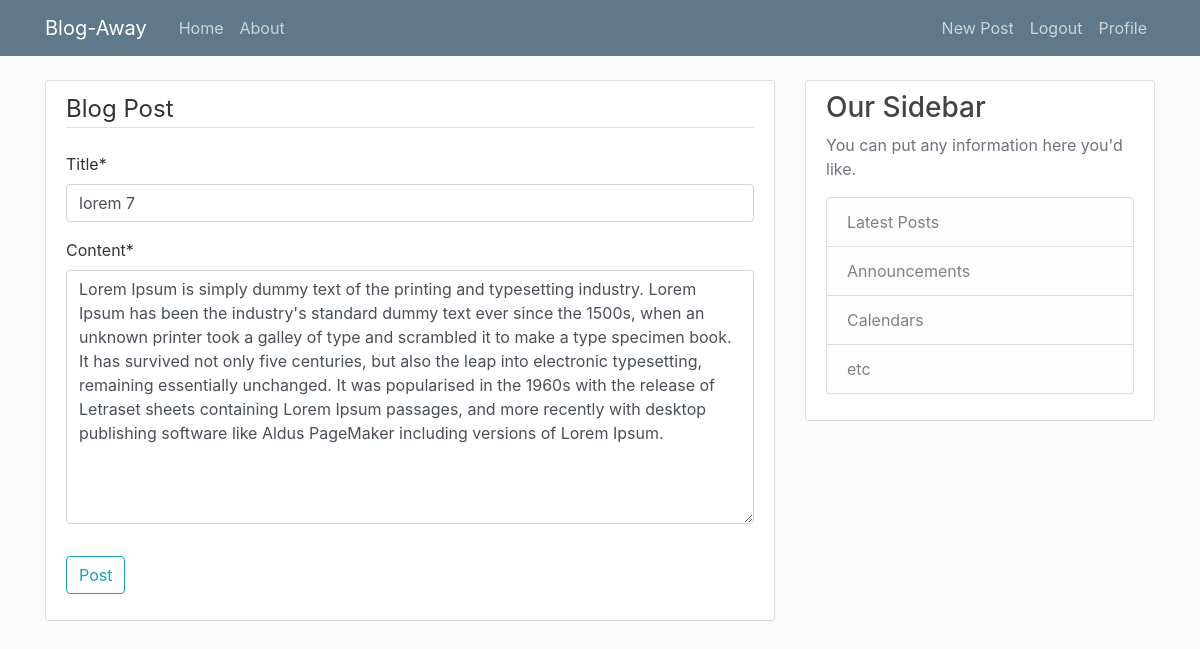
Page /post/14/update/ (signed in) on the committed database.
### blog/models.py (models this page shows, shortened)
class Post(models.Model):
    title = models.CharField(max_length=100)
    content = models.TextField()
    date_posted = models.DateTimeField(default=timezone.now)
    author = models.ForeignKey(User, on_delete=models.CASCADE)

### blog/views.py (the view, shortened to what this page needs)
# urls.py: path('post/<int:pk>/update/', PostUpdateView.as_view(), name='post-update'),
class PostUpdateView(LoginRequiredMixin, UserPassesTestMixin, UpdateView):
    model = Post
    fields = ['title', 'content']
    def test_func(self):
        post = self.get_object()
        if self.request.user == post.author:
            return True
        return False

### blog/templates/blog/post_form.html (shortened to what this page needs)
{% extends "blog/base.html" %}
{% load crispy_forms_tags %}
{% block content %}
    <div class="content-section">
        <form method="POST">
            <fieldset class="form-group">
                <legend class="border-bottom mb-4">Blog Post</legend>
                {{ form|crispy }}
            </fieldset>
            <div class="form-group">
                <button class="btn btn-outline-info" type="submit">Post</button>
            </div>
        </form>
    </div>
{% endblock content %}

### blog/static/blog/main.css (style rules this page uses)
body { background: #fafafa; color: #333333; margin-top: 5rem; }
.content-section { background: #ffffff; padding: 10px 20px; border: 1px solid #dddddd; border-radius: 3px; margin-bottom: 20px; }

### rows in the picture
Post: title "lorem 7", content "Lorem Ipsum is simply dummy text of the printing and typesetting industry. Lorem Ipsum has been the industry's standard dummy text ever since the 1500s, when an unknown printer took a galley of type and scrambled it to make a type specimen book. It has survived not only five centuries, but also the leap into electronic typesetting, remaining essentially unchanged. It was popularised in the 1960s with the release of Letraset sheets containing Lorem Ipsum passages, and more recently with desktop publishing software like Aldus PageMaker including versions of Lorem Ipsum."
